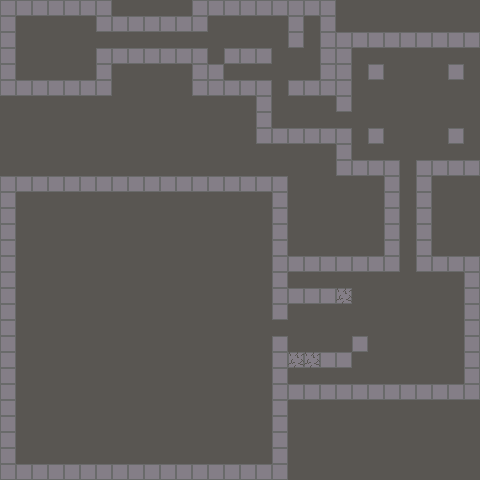

Below is a game level as drawn by its tile map, then a one-line description and the .tmx file that defines it, in full:
An orthogonal 30x30 tile map with 16x16 px tiles, 1 tile layer (Tiles) and 33 objects (28x Entity, 4x Spike).

<map version="1.10" tiledversion="1.11.2" orientation="orthogonal" renderorder="right-down" width="30" height="30" tilewidth="16" tileheight="16" infinite="0" nextlayerid="3" nextobjectid="60">
 <tileset firstgid="1" source="../tilesets/atlas.tsx" />
 <layer id="1" name="Tiles" width="30" height="30">
  <data encoding="csv">
33,33,33,33,33,33,33,49,49,49,49,49,33,33,33,33,33,33,33,33,33,49,49,49,49,49,49,49,49,49,
33,49,49,49,49,49,33,33,33,33,33,33,33,49,49,49,49,49,33,49,33,49,49,49,49,49,49,49,49,49,
33,49,49,49,49,49,49,49,49,49,49,49,49,49,49,49,49,49,33,49,33,33,33,33,33,33,33,33,33,33,
33,49,49,49,49,49,33,33,33,33,33,33,33,49,33,33,33,49,49,49,33,33,49,49,49,49,49,49,49,49,
33,49,49,49,49,49,33,49,49,49,49,49,33,33,49,49,49,49,49,49,33,33,49,33,49,49,49,49,33,49,
33,33,33,33,33,33,33,49,49,49,49,49,33,33,33,33,33,49,33,33,33,33,49,49,49,49,49,49,49,49,
49,49,49,49,49,49,49,49,49,49,49,49,49,49,49,49,33,49,49,49,49,33,49,49,49,49,49,49,49,49,
49,49,49,49,49,49,49,49,49,49,49,49,49,49,49,49,33,49,49,49,49,49,49,49,49,49,49,49,49,49,
49,49,49,49,49,49,49,49,49,49,49,49,49,49,49,49,33,33,33,33,33,33,49,33,49,49,49,49,33,49,
49,49,49,49,49,49,49,49,49,49,49,49,49,49,49,49,49,49,49,49,49,33,49,49,49,49,49,49,49,49,
49,49,49,49,49,49,49,49,49,49,49,49,49,49,49,49,49,49,49,49,49,33,33,33,33,49,33,33,33,33,
33,33,33,33,33,33,33,33,33,33,33,33,33,33,33,33,33,33,49,49,49,49,49,49,33,49,33,49,49,49,
33,49,49,49,49,49,49,49,49,49,49,49,49,49,49,49,49,33,49,49,49,49,49,49,33,49,33,49,49,49,
33,49,49,49,49,49,49,49,49,49,49,49,49,49,49,49,49,33,49,49,49,49,49,49,33,49,33,49,49,49,
33,49,49,49,49,49,49,49,49,49,49,49,49,49,49,49,49,33,49,49,49,49,49,49,33,49,33,49,49,49,
33,49,49,49,49,49,49,49,49,49,49,49,49,49,49,49,49,33,49,49,49,49,49,49,33,49,33,49,49,49,
33,49,49,49,49,49,49,49,49,49,49,49,49,49,49,49,49,33,33,33,33,33,33,33,33,49,33,33,33,33,
33,49,49,49,49,49,49,49,49,49,49,49,49,49,49,49,49,33,49,49,49,49,49,49,49,49,49,49,49,33,
33,49,49,49,49,49,49,49,49,49,49,49,49,49,49,49,49,33,33,33,33,50,49,49,49,49,49,49,49,33,
33,49,49,49,49,49,49,49,49,49,49,49,49,49,49,49,49,33,49,49,49,49,49,49,49,49,49,49,49,33,
33,49,49,49,49,49,49,49,49,49,49,49,49,49,49,49,49,49,49,49,49,49,49,49,49,49,49,49,49,33,
33,49,49,49,49,49,49,49,49,49,49,49,49,49,49,49,49,33,49,49,49,49,33,49,49,49,49,49,49,33,
33,49,49,49,49,49,49,49,49,49,49,49,49,49,49,49,49,33,50,50,33,33,49,49,49,49,49,49,49,33,
33,49,49,49,49,49,49,49,49,49,49,49,49,49,49,49,49,33,49,49,49,49,49,49,49,49,49,49,49,33,
33,49,49,49,49,49,49,49,49,49,49,49,49,49,49,49,49,33,33,33,33,33,33,33,33,33,33,33,33,33,
33,49,49,49,49,49,49,49,49,49,49,49,49,49,49,49,49,33,49,49,49,49,49,49,49,49,49,49,49,49,
33,49,49,49,49,49,49,49,49,49,49,49,49,49,49,49,49,33,49,49,49,49,49,49,49,49,49,49,49,49,
33,49,49,49,49,49,49,49,49,49,49,49,49,49,49,49,49,33,49,49,49,49,49,49,49,49,49,49,49,49,
33,49,49,49,49,49,49,49,49,49,49,49,49,49,49,49,49,33,49,49,49,49,49,49,49,49,49,49,49,49,
33,33,33,33,33,33,33,33,33,33,33,33,33,33,33,33,33,33,49,49,49,49,49,49,49,49,49,49,49,49
</data>
 </layer>
 <objectgroup id="2" name="Entities">
  <object id="1" name="Player" type="Entity" x="32" y="32" width="16" height="16" />
  <object id="2" name="Door" type="Entity" gid="34" x="96" y="48" width="16" height="16" />
  <object id="3" name="Door" type="Entity" gid="34" x="336" y="128" width="16" height="16" />
  <object id="5" name="Door" type="Entity" gid="34" x="272" y="336" width="16" height="16" />
  <object id="6" name="Beanling" type="Entity" gid="20" x="224" y="32" width="16" height="16" />
  <object id="7" name="Beanling" type="Entity" gid="20" x="304" y="80" width="16" height="16" />
  <object id="11" name="Beanling" type="Entity" gid="20" x="464" y="160" width="16" height="16" />
  <object id="14" name="Beanling" type="Entity" gid="20" x="448" y="112" width="16" height="16" />
  <object id="15" name="Spike" gid="65" x="352" y="336" width="16" height="16" />
  <object id="21" name="Spike" gid="65" x="368" y="336" width="16" height="16" />
  <object id="22" name="Spike" gid="65" x="368" y="320" width="16" height="16" />
  <object id="23" name="Spike" gid="65" x="352" y="320" width="16" height="16" />
  <object id="36" name="Spike" type="Entity" gid="65" x="32" y="240" width="16" height="16" />
  <object id="37" name="Spike" type="Entity" gid="65" x="32" y="256" width="16" height="16" />
  <object id="38" name="Spike" type="Entity" gid="65" x="48" y="256" width="16" height="16" />
  <object id="39" name="Spike" type="Entity" gid="65" x="48" y="240" width="16" height="16" />
  <object id="40" name="Spike" type="Entity" gid="65" x="32" y="416" width="16" height="16" />
  <object id="41" name="Spike" type="Entity" gid="65" x="32" y="432" width="16" height="16" />
  <object id="42" name="Spike" type="Entity" gid="65" x="48" y="432" width="16" height="16" />
  <object id="43" name="Spike" type="Entity" gid="65" x="48" y="416" width="16" height="16" />
  <object id="44" name="Spike" type="Entity" gid="65" x="192" y="240" width="16" height="16" />
  <object id="45" name="Spike" type="Entity" gid="65" x="192" y="240" width="16" height="16" />
  <object id="46" name="Spike" type="Entity" gid="65" x="192" y="256" width="16" height="16" />
  <object id="47" name="Spike" type="Entity" gid="65" x="208" y="256" width="16" height="16" />
  <object id="48" name="Spike" type="Entity" gid="65" x="208" y="240" width="16" height="16" />
  <object id="49" name="Spike" type="Entity" gid="65" x="176" y="416" width="16" height="16" />
  <object id="50" name="Spike" type="Entity" gid="65" x="176" y="432" width="16" height="16" />
  <object id="51" name="Spike" type="Entity" gid="65" x="192" y="432" width="16" height="16" />
  <object id="52" name="Spike" type="Entity" gid="65" x="192" y="416" width="16" height="16" />
  <object id="53" name="Spike" type="Entity" gid="65" x="16" y="352" width="16" height="16" />
  <object id="54" name="Spike" type="Entity" gid="65" x="16" y="304" width="16" height="16" />
  <object id="57" gid="13" x="128" y="304" width="16" height="16" />
  <object id="59" name="GhoulKing" type="Entity" gid="46" x="128" y="288" width="16" height="16" />
 </objectgroup>
</map>
